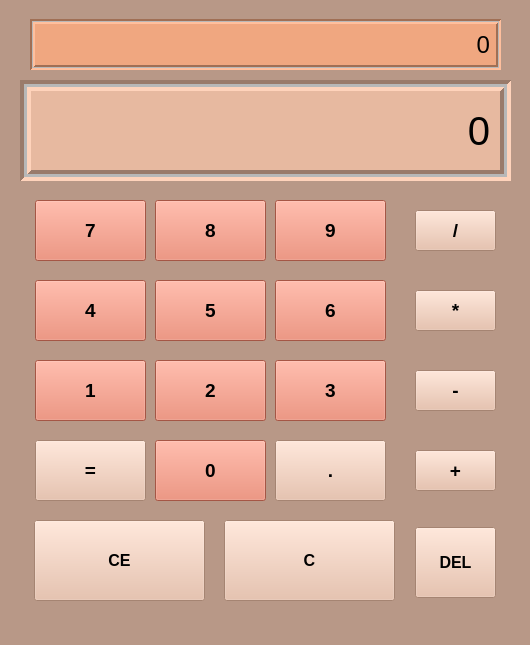
<?xml version="1.0" encoding="UTF-8"?>
<ui version="4.0">
 <class>Form</class>
 <widget class="QWidget" name="Form">
  <property name="geometry">
   <rect>
    <x>0</x>
    <y>0</y>
    <width>530</width>
    <height>645</height>
   </rect>
  </property>
  <property name="windowTitle">
   <string>Form</string>
  </property>
  <property name="styleSheet">
   <string notr="true">background-color: rgb(184, 152, 135);</string>
  </property>
  <widget class="QLabel" name="label">
   <property name="geometry">
    <rect>
     <x>20</x>
     <y>80</y>
     <width>491</width>
     <height>101</height>
    </rect>
   </property>
   <property name="font">
    <font>
     <pointsize>30</pointsize>
     <weight>50</weight>
     <bold>false</bold>
    </font>
   </property>
   <property name="styleSheet">
    <string notr="true">Background-color: #E7B9A0</string>
   </property>
   <property name="frameShape">
    <enum>QFrame::Box</enum>
   </property>
   <property name="frameShadow">
    <enum>QFrame::Sunken</enum>
   </property>
   <property name="lineWidth">
    <number>4</number>
   </property>
   <property name="midLineWidth">
    <number>3</number>
   </property>
   <property name="text">
    <string>0</string>
   </property>
   <property name="textFormat">
    <enum>Qt::AutoText</enum>
   </property>
   <property name="scaledContents">
    <bool>false</bool>
   </property>
   <property name="alignment">
    <set>Qt::AlignRight|Qt::AlignTrailing|Qt::AlignVCenter</set>
   </property>
   <property name="wordWrap">
    <bool>false</bool>
   </property>
   <property name="margin">
    <number>20</number>
   </property>
  </widget>
  <widget class="QPushButton" name="Button7">
   <property name="geometry">
    <rect>
     <x>35</x>
     <y>200</y>
     <width>111</width>
     <height>61</height>
    </rect>
   </property>
   <property name="font">
    <font>
     <pointsize>14</pointsize>
     <weight>75</weight>
     <bold>true</bold>
    </font>
   </property>
   <property name="styleSheet">
    <string notr="true">background-color: #E77960 </string>
   </property>
   <property name="text">
    <string>7</string>
   </property>
   <property name="default">
    <bool>false</bool>
   </property>
   <property name="flat">
    <bool>false</bool>
   </property>
  </widget>
  <widget class="QPushButton" name="Button8">
   <property name="geometry">
    <rect>
     <x>155</x>
     <y>200</y>
     <width>111</width>
     <height>61</height>
    </rect>
   </property>
   <property name="font">
    <font>
     <pointsize>14</pointsize>
     <weight>75</weight>
     <bold>true</bold>
    </font>
   </property>
   <property name="styleSheet">
    <string notr="true">background-color: #E77960 </string>
   </property>
   <property name="text">
    <string>8</string>
   </property>
  </widget>
  <widget class="QPushButton" name="Button9">
   <property name="geometry">
    <rect>
     <x>275</x>
     <y>200</y>
     <width>111</width>
     <height>61</height>
    </rect>
   </property>
   <property name="font">
    <font>
     <pointsize>14</pointsize>
     <weight>75</weight>
     <bold>true</bold>
    </font>
   </property>
   <property name="styleSheet">
    <string notr="true">background-color:#E77960 </string>
   </property>
   <property name="text">
    <string>9</string>
   </property>
  </widget>
  <widget class="QPushButton" name="Button4">
   <property name="geometry">
    <rect>
     <x>35</x>
     <y>280</y>
     <width>111</width>
     <height>61</height>
    </rect>
   </property>
   <property name="font">
    <font>
     <pointsize>14</pointsize>
     <weight>75</weight>
     <bold>true</bold>
    </font>
   </property>
   <property name="styleSheet">
    <string notr="true">background-color: #E77960 </string>
   </property>
   <property name="text">
    <string>4</string>
   </property>
  </widget>
  <widget class="QPushButton" name="Button6">
   <property name="geometry">
    <rect>
     <x>275</x>
     <y>280</y>
     <width>111</width>
     <height>61</height>
    </rect>
   </property>
   <property name="font">
    <font>
     <pointsize>14</pointsize>
     <weight>75</weight>
     <bold>true</bold>
    </font>
   </property>
   <property name="autoFillBackground">
    <bool>false</bool>
   </property>
   <property name="styleSheet">
    <string notr="true">background-color: #E77960 </string>
   </property>
   <property name="text">
    <string>6</string>
   </property>
  </widget>
  <widget class="QPushButton" name="Button5">
   <property name="geometry">
    <rect>
     <x>155</x>
     <y>280</y>
     <width>111</width>
     <height>61</height>
    </rect>
   </property>
   <property name="font">
    <font>
     <pointsize>14</pointsize>
     <weight>75</weight>
     <bold>true</bold>
    </font>
   </property>
   <property name="styleSheet">
    <string notr="true">background-color: #E77960 </string>
   </property>
   <property name="text">
    <string>5</string>
   </property>
  </widget>
  <widget class="QPushButton" name="Button1">
   <property name="geometry">
    <rect>
     <x>35</x>
     <y>360</y>
     <width>111</width>
     <height>61</height>
    </rect>
   </property>
   <property name="font">
    <font>
     <pointsize>14</pointsize>
     <weight>75</weight>
     <bold>true</bold>
    </font>
   </property>
   <property name="styleSheet">
    <string notr="true">background-color: #E77960 </string>
   </property>
   <property name="text">
    <string>1</string>
   </property>
  </widget>
  <widget class="QPushButton" name="Button2">
   <property name="geometry">
    <rect>
     <x>155</x>
     <y>360</y>
     <width>111</width>
     <height>61</height>
    </rect>
   </property>
   <property name="font">
    <font>
     <pointsize>14</pointsize>
     <weight>75</weight>
     <bold>true</bold>
    </font>
   </property>
   <property name="styleSheet">
    <string notr="true">background-color: #E77960 </string>
   </property>
   <property name="text">
    <string>2</string>
   </property>
  </widget>
  <widget class="QPushButton" name="Button3">
   <property name="geometry">
    <rect>
     <x>275</x>
     <y>360</y>
     <width>111</width>
     <height>61</height>
    </rect>
   </property>
   <property name="font">
    <font>
     <pointsize>14</pointsize>
     <weight>75</weight>
     <bold>true</bold>
    </font>
   </property>
   <property name="styleSheet">
    <string notr="true">Background-color:#E77960  </string>
   </property>
   <property name="text">
    <string>3</string>
   </property>
  </widget>
  <widget class="QPushButton" name="DivideButton">
   <property name="geometry">
    <rect>
     <x>415</x>
     <y>210</y>
     <width>81</width>
     <height>41</height>
    </rect>
   </property>
   <property name="font">
    <font>
     <pointsize>14</pointsize>
     <weight>75</weight>
     <bold>true</bold>
    </font>
   </property>
   <property name="styleSheet">
    <string notr="true">Background-color: #E7B9A0</string>
   </property>
   <property name="text">
    <string>/</string>
   </property>
  </widget>
  <widget class="QPushButton" name="MultiplyButton">
   <property name="geometry">
    <rect>
     <x>415</x>
     <y>290</y>
     <width>81</width>
     <height>41</height>
    </rect>
   </property>
   <property name="font">
    <font>
     <pointsize>14</pointsize>
     <weight>75</weight>
     <bold>true</bold>
    </font>
   </property>
   <property name="styleSheet">
    <string notr="true">Background-color: #E7B9A0</string>
   </property>
   <property name="text">
    <string>*</string>
   </property>
  </widget>
  <widget class="QPushButton" name="MinusButton">
   <property name="geometry">
    <rect>
     <x>415</x>
     <y>370</y>
     <width>81</width>
     <height>41</height>
    </rect>
   </property>
   <property name="font">
    <font>
     <pointsize>14</pointsize>
     <weight>75</weight>
     <bold>true</bold>
    </font>
   </property>
   <property name="styleSheet">
    <string notr="true">Background-color: #E7B9A0</string>
   </property>
   <property name="text">
    <string>-</string>
   </property>
  </widget>
  <widget class="QPushButton" name="PlusButton">
   <property name="geometry">
    <rect>
     <x>415</x>
     <y>450</y>
     <width>81</width>
     <height>41</height>
    </rect>
   </property>
   <property name="font">
    <font>
     <pointsize>14</pointsize>
     <weight>75</weight>
     <bold>true</bold>
    </font>
   </property>
   <property name="styleSheet">
    <string notr="true">Background-color: #E7B9A0</string>
   </property>
   <property name="text">
    <string>+</string>
   </property>
  </widget>
  <widget class="QPushButton" name="Button0">
   <property name="geometry">
    <rect>
     <x>155</x>
     <y>440</y>
     <width>111</width>
     <height>61</height>
    </rect>
   </property>
   <property name="font">
    <font>
     <pointsize>14</pointsize>
     <weight>75</weight>
     <bold>true</bold>
    </font>
   </property>
   <property name="styleSheet">
    <string notr="true">background-color: #E77960 </string>
   </property>
   <property name="text">
    <string>0</string>
   </property>
  </widget>
  <widget class="QPushButton" name="EqualButton">
   <property name="geometry">
    <rect>
     <x>35</x>
     <y>440</y>
     <width>111</width>
     <height>61</height>
    </rect>
   </property>
   <property name="font">
    <font>
     <pointsize>14</pointsize>
     <weight>75</weight>
     <bold>true</bold>
    </font>
   </property>
   <property name="styleSheet">
    <string notr="true">Background-color: #E7B9A0</string>
   </property>
   <property name="text">
    <string>=</string>
   </property>
  </widget>
  <widget class="QPushButton" name="DotButton">
   <property name="geometry">
    <rect>
     <x>275</x>
     <y>440</y>
     <width>111</width>
     <height>61</height>
    </rect>
   </property>
   <property name="font">
    <font>
     <pointsize>14</pointsize>
     <weight>75</weight>
     <bold>true</bold>
    </font>
   </property>
   <property name="styleSheet">
    <string notr="true">Background-color: #E7B9A0</string>
   </property>
   <property name="text">
    <string>.</string>
   </property>
  </widget>
  <widget class="QPushButton" name="CEButton">
   <property name="geometry">
    <rect>
     <x>34</x>
     <y>520</y>
     <width>171</width>
     <height>81</height>
    </rect>
   </property>
   <property name="font">
    <font>
     <pointsize>12</pointsize>
     <weight>75</weight>
     <bold>true</bold>
    </font>
   </property>
   <property name="styleSheet">
    <string notr="true">Background-color: #E7B9A0</string>
   </property>
   <property name="text">
    <string>CE</string>
   </property>
  </widget>
  <widget class="QPushButton" name="CButton">
   <property name="geometry">
    <rect>
     <x>224</x>
     <y>520</y>
     <width>171</width>
     <height>81</height>
    </rect>
   </property>
   <property name="font">
    <font>
     <pointsize>12</pointsize>
     <weight>75</weight>
     <bold>true</bold>
    </font>
   </property>
   <property name="styleSheet">
    <string notr="true">Background-color: #E7B9A0</string>
   </property>
   <property name="text">
    <string>C</string>
   </property>
  </widget>
  <widget class="QLabel" name="label_2">
   <property name="geometry">
    <rect>
     <x>30</x>
     <y>19</y>
     <width>471</width>
     <height>51</height>
    </rect>
   </property>
   <property name="font">
    <font>
     <pointsize>18</pointsize>
     <weight>50</weight>
     <bold>false</bold>
    </font>
   </property>
   <property name="tabletTracking">
    <bool>false</bool>
   </property>
   <property name="focusPolicy">
    <enum>Qt::NoFocus</enum>
   </property>
   <property name="contextMenuPolicy">
    <enum>Qt::NoContextMenu</enum>
   </property>
   <property name="styleSheet">
    <string notr="true">Background-color: #F0A780</string>
   </property>
   <property name="frameShape">
    <enum>QFrame::Box</enum>
   </property>
   <property name="frameShadow">
    <enum>QFrame::Sunken</enum>
   </property>
   <property name="lineWidth">
    <number>2</number>
   </property>
   <property name="midLineWidth">
    <number>1</number>
   </property>
   <property name="text">
    <string>0</string>
   </property>
   <property name="textFormat">
    <enum>Qt::PlainText</enum>
   </property>
   <property name="alignment">
    <set>Qt::AlignRight|Qt::AlignTrailing|Qt::AlignVCenter</set>
   </property>
   <property name="wordWrap">
    <bool>false</bool>
   </property>
  </widget>
  <widget class="QPushButton" name="Del_Button">
   <property name="geometry">
    <rect>
     <x>415</x>
     <y>527</y>
     <width>81</width>
     <height>71</height>
    </rect>
   </property>
   <property name="font">
    <font>
     <pointsize>12</pointsize>
     <weight>75</weight>
     <bold>true</bold>
    </font>
   </property>
   <property name="styleSheet">
    <string notr="true">Background-color: #E7B9A0</string>
   </property>
   <property name="text">
    <string>DEL</string>
   </property>
  </widget>
 </widget>
 <resources/>
 <connections/>
</ui>
